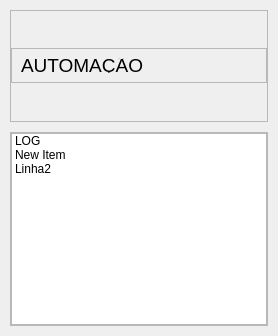
                     <widget class="QWidget" name="widgets">
                      <property name="styleSheet">
                       <string notr="true">b</string>
                      </property>
                      <layout class="QVBoxLayout" name="verticalLayout">
                       <property name="spacing">
                        <number>10</number>
                       </property>
                       <property name="leftMargin">
                        <number>10</number>
                       </property>
                       <property name="topMargin">
                        <number>10</number>
                       </property>
                       <property name="rightMargin">
                        <number>10</number>
                       </property>
                       <property name="bottomMargin">
                        <number>10</number>
                       </property>
                       <item>
                        <widget class="QFrame" name="row_1">
                         <property name="frameShape">
                          <enum>QFrame::StyledPanel</enum>
                         </property>
                         <property name="frameShadow">
                          <enum>QFrame::Raised</enum>
                         </property>
                         <layout class="QVBoxLayout" name="verticalLayout_16">
                          <property name="spacing">
                           <number>0</number>
                          </property>
                          <property name="leftMargin">
                           <number>0</number>
                          </property>
                          <property name="topMargin">
                           <number>0</number>
                          </property>
                          <property name="rightMargin">
                           <number>0</number>
                          </property>
                          <property name="bottomMargin">
                           <number>0</number>
                          </property>
                          <item>
                           <widget class="QFrame" name="frame_div_content_1">
                            <property name="minimumSize">
                             <size>
                              <width>0</width>
                              <height>110</height>
                             </size>
                            </property>
                            <property name="maximumSize">
                             <size>
                              <width>16777215</width>
                              <height>110</height>
                             </size>
                            </property>
                            <property name="frameShape">
                             <enum>QFrame::NoFrame</enum>
                            </property>
                            <property name="frameShadow">
                             <enum>QFrame::Raised</enum>
                            </property>
                            <layout class="QVBoxLayout" name="verticalLayout_17">
                             <property name="spacing">
                              <number>0</number>
                             </property>
                             <property name="leftMargin">
                              <number>0</number>
                             </property>
                             <property name="topMargin">
                              <number>0</number>
                             </property>
                             <property name="rightMargin">
                              <number>0</number>
                             </property>
                             <property name="bottomMargin">
                              <number>0</number>
                             </property>
                             <item>
                              <widget class="QFrame" name="frame_title_wid_1">
                               <property name="maximumSize">
                                <size>
                                 <width>16777215</width>
                                 <height>35</height>
                                </size>
                               </property>
                               <property name="frameShape">
                                <enum>QFrame::StyledPanel</enum>
                               </property>
                               <property name="frameShadow">
                                <enum>QFrame::Raised</enum>
                               </property>
                               <layout class="QVBoxLayout" name="verticalLayout_18">
                                <item>
                                 <widget class="QLabel" name="labelBoxBlenderInstalation">
                                  <property name="enabled">
                                   <bool>true</bool>
                                  </property>
                                  <property name="maximumSize">
                                   <size>
                                    <width>200</width>
                                    <height>80</height>
                                   </size>
                                  </property>
                                  <property name="sizeIncrement">
                                   <size>
                                    <width>0</width>
                                    <height>100</height>
                                   </size>
                                  </property>
                                  <property name="font">
                                   <font>
                                    <family>MS Shell Dlg 2</family>
                                    <pointsize>14</pointsize>
                                    <weight>50</weight>
                                    <italic>false</italic>
                                    <bold>false</bold>
                                   </font>
                                  </property>
                                  <property name="styleSheet">
                                   <string notr="true">font: 14pt &quot;MS Shell Dlg 2&quot;;</string>
                                  </property>
                                  <property name="text">
                                   <string>AUTOMAÇÃO</string>
                                  </property>
                                 </widget>
                                </item>
                               </layout>
                              </widget>
                             </item>
                            </layout>
                           </widget>
                          </item>
                         </layout>
                        </widget>
                       </item>
                       <item>
                        <widget class="QFrame" name="row_3">
                         <property name="minimumSize">
                          <size>
                           <width>0</width>
                           <height>150</height>
                          </size>
                         </property>
                         <property name="frameShape">
                          <enum>QFrame::StyledPanel</enum>
                         </property>
                         <property name="frameShadow">
                          <enum>QFrame::Raised</enum>
                         </property>
                         <layout class="QHBoxLayout" name="horizontalLayout_12">
                          <property name="spacing">
                           <number>0</number>
                          </property>
                          <property name="leftMargin">
                           <number>0</number>
                          </property>
                          <property name="topMargin">
                           <number>0</number>
                          </property>
                          <property name="rightMargin">
                           <number>0</number>
                          </property>
                          <property name="bottomMargin">
                           <number>0</number>
                          </property>
                          <item>
                           <widget class="QListWidget" name="listWidget">
                            <item>
                             <property name="text">
                              <string>LOG</string>
                             </property>
                            </item>
                            <item>
                             <property name="text">
                              <string>New Item</string>
                             </property>
                             <property name="icon">
                              <iconset resource="../resources.qrc">
                               <normaloff>:/icons/images/icons/cil-4k.png</normaloff>:/icons/images/icons/cil-4k.png</iconset>
                             </property>
                            </item>
                            <item>
                             <property name="text">
                              <string>Linha2</string>
                             </property>
                            </item>
                           </widget>
                          </item>
                         </layout>
                        </widget>
                       </item>
                      </layout>
                     </widget>
